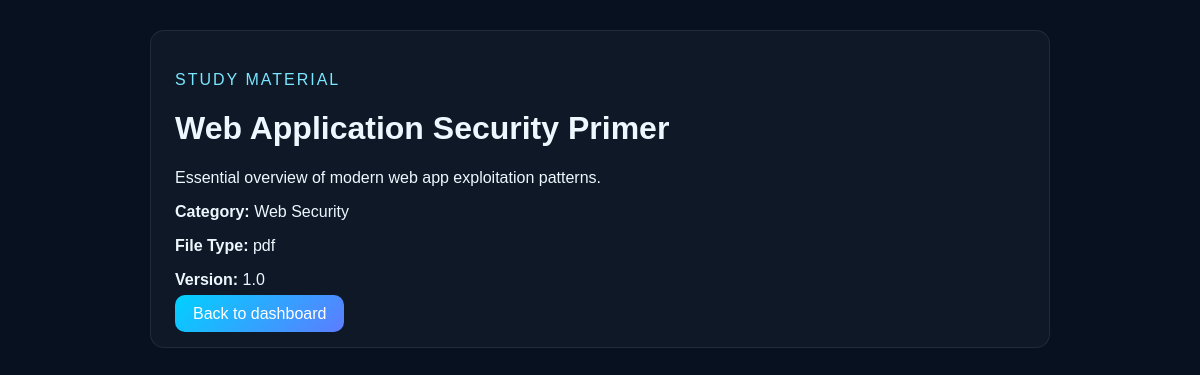
Screenshot of /materials/1/ (signed in) with the database file from the repository.
### academy/models.py (models this page shows, shortened)
class StudyMaterial(models.Model):
    VISIBILITY_CHOICES = [
        ('CLASS', 'Class'),
        ('GLOBAL', 'Global'),
        ('STUDENT', 'Student'),
    ]
    title = models.CharField(max_length=200)
    description = models.TextField(blank=True)
    course = models.ForeignKey(Course, on_delete=models.CASCADE, related_name='materials')
    academy_class = models.ForeignKey(AcademyClass, on_delete=models.CASCADE, related_name='materials', null=True, blank=True)
    category = models.CharField(max_length=100, default='General')
    related_lab = models.ForeignKey(Lab, on_delete=models.SET_NULL, null=True, blank=True, related_name='study_materials')
    file_name = models.CharField(max_length=255)
    file_type = models.CharField(max_length=50, default='pdf')
    visibility = models.CharField(max_length=20, choices=VISIBILITY_CHOICES, default='CLASS')
    student = models.ForeignKey(Student, on_delete=models.SET_NULL, null=True, blank=True, related_name='student_materials')
    publish_date = models.DateTimeField(default=timezone.now)
    is_published = models.BooleanField(default=True)
    version = models.CharField(max_length=20, default='1.0')
    created_at = models.DateTimeField(default=timezone.now)
    class Meta:
        db_table = 'study_materials'

### academy/views.py (the view)
# urls.py: path('materials/<int:pk>/', views.study_material_detail, name='study_material_detail'),
@login_required
def study_material_detail(request, pk):
    material = StudyMaterial.objects.select_related('academy_class', 'course', 'related_lab').get(pk=pk)
    user = request.user
    if user.role == 'STUDENT':
        student = Student.objects.filter(user=user).first()
        if not student:
            return HttpResponseForbidden('Student profile missing.')
        if material.visibility == 'CLASS' and student.academy_class_id != material.academy_class_id:
            return HttpResponseForbidden('You are not authorized to view this material.')
        if material.visibility == 'STUDENT' and material.student_id != student.pk:
            return HttpResponseForbidden('You cannot access this material.')
    elif user.role not in {'ADMIN', 'SUPER_ADMIN', 'INSTRUCTOR'}:
        return HttpResponseForbidden('Unauthorized.')
    return render(request, 'study_material_detail.html', {'material': material})

### templates/study_material_detail.html (shortened to what this page needs)
<!doctype html>
<html lang="en">
  <head>
  </head>
  <body>
    <div class="container">
      <div class="card">
        <p style="color:#7ae7ff; text-transform:uppercase; letter-spacing:2px;">Study Material</p>
        <h1>{{ material.title }}</h1>
        <p>{{ material.description }}</p>
        <p><strong>Category:</strong> {{ material.category }}</p>
        <p><strong>File Type:</strong> {{ material.file_type }}</p>
        <p><strong>Version:</strong> {{ material.version }}</p>
        <a class="btn" href="/dashboard/">Back to dashboard</a>
      </div>
    </div>
  </body>
</html>

### templates/study_material_detail.html (style rules this page uses)
body { font-family: Arial, sans-serif; background: #07111f; color: #edf7ff; margin: 0; }
.container { max-width: 900px; margin: 0 auto; padding: 30px 20px; }
.card { background: rgba(255,255,255,0.03); border: 1px solid rgba(255,255,255,0.08); border-radius: 14px; padding: 24px; }
.btn { background: linear-gradient(135deg, #00d1ff, #5d7cff); color: white; padding: 10px 18px; border-radius: 10px; text-decoration: none; }

### rows the page displays
StudyMaterial: title "Web Application Security Primer", description "Essential overview of modern web app exploitation patterns.", category "Web Security", file_type "pdf", version "1.0"
